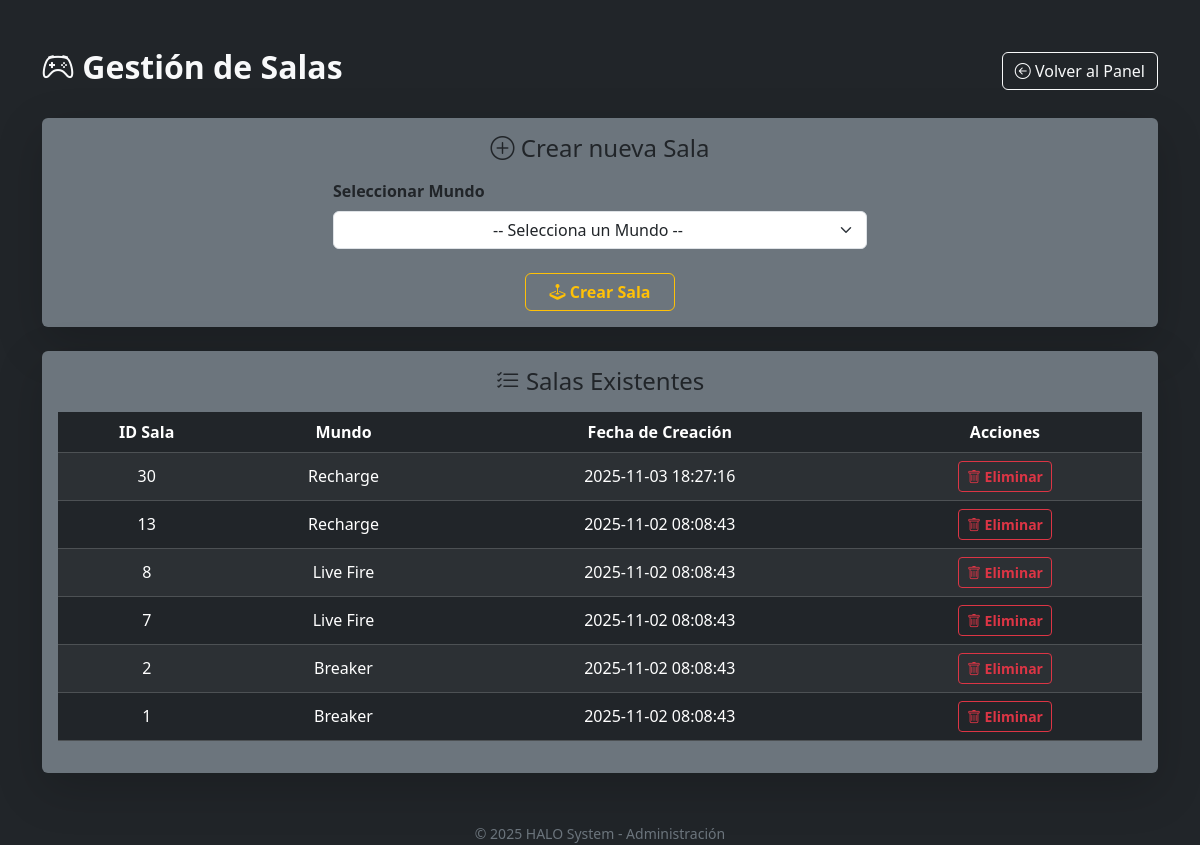
Screenshot of /model/admin/salas.php (signed in) with the database file from the repository.
### tables this page shows
CREATE TABLE `rooms` (
  `id_room` int(11) NOT NULL,
  `world_id` int(11) DEFAULT NULL,
  `created_at` datetime DEFAULT NULL,
  `level_required` int(11) DEFAULT NULL
);

CREATE TABLE `worlds` (
  `id_world` int(11) NOT NULL,
  `name` varchar(50) DEFAULT NULL,
  `image` varchar(250) DEFAULT NULL,
  `required_level` int(11) DEFAULT 1
);

### model/admin/salas.php (the view, shortened to what this page needs)
<?php
$db = new Database;
$con = $db->conectar();
$salas = $con->query("
    SELECT r.id_room, w.name AS world_name, r.created_at
    FROM rooms r
    JOIN worlds w ON r.world_id = w.id_world
    ORDER BY r.id_room DESC
")->fetchAll(PDO::FETCH_ASSOC);
?>
<!DOCTYPE html>
<html lang="es">
<head>
    <link href="https://cdn.jsdelivr.net/npm/bootstrap@5.3.3/dist/css/bootstrap.min.css" rel="stylesheet">
    <link href="https://cdn.jsdelivr.net/npm/bootstrap-icons@1.11.3/font/bootstrap-icons.css" rel="stylesheet">
</head>
<body class="bg-dark text-light">
<div class="container mt-5">
    <div class="d-flex justify-content-between align-items-center mb-4">
        <h2 class="fw-bold"><i class="bi bi-controller"></i> Gestión de Salas</h2>
        <a href="dashboard.php" class="btn btn-outline-light">
            <i class="bi bi-arrow-left-circle"></i> Volver al Panel
        </a>
    </div>
    <div class="card bg-secondary border-0 shadow-lg mb-4">
        <div class="card-body">
            <h4 class="text-center mb-3"><i class="bi bi-plus-circle"></i> Crear nueva Sala</h4>
            <form method="POST">
                <div class="row g-3 justify-content-center">
                    <div class="col-md-6">
                        <label class="form-label fw-semibold">Seleccionar Mundo</label>
                        <select name="id_world" class="form-select text-center" required>
                            <option value="">-- Selecciona un Mundo --</option>
                        </select>
                    </div>
                </div>
                <div class="text-center mt-4">
                    <button type="submit" name="crear_sala" class="btn btn-outline-warning fw-bold px-4">
                        <i class="bi bi-joystick"></i> Crear Sala
                    </button>
                </div>
            </form>
        </div>
    </div>
    <div class="card bg-secondary border-0 shadow-lg">
        <div class="card-body">
            <h4 class="text-center mb-3"><i class="bi bi-list-check"></i> Salas Existentes</h4>
            <table class="table table-dark table-striped table-hover align-middle text-center">
                <thead>
                    <tr>
                        <th>ID Sala</th>
                        <th>Mundo</th>
                        <th>Fecha de Creación</th>
                        <th>Acciones</th>
                    </tr>
                </thead>
                <tbody>
                    <?php if (!empty($salas)): ?>
                        <?php foreach ($salas as $sala): ?>
                            <tr>
                                <td><?= htmlspecialchars($sala['id_room']) ?></td>
                                <td><?= htmlspecialchars($sala['world_name']) ?></td>
                                <td><?= htmlspecialchars($sala['created_at']) ?></td>
                                <td>
                                    <a href="?eliminar=<?= $sala['id_room'] ?>"
                                       class="btn btn-outline-danger btn-sm fw-bold"
                                       onclick="return confirm('¿Seguro que deseas eliminar la Sala #<?= $sala['id_room'] ?>?')">
                                        <i class="bi bi-trash"></i> Eliminar
                                    </a>
                                </td>
                            </tr>
                        <?php endforeach; ?>
                    <?php endif; ?>
                </tbody>
            </table>
        </div>
    </div>
</div>
<footer class="text-center mt-5 text-secondary">
    <small>© <?= date('Y') ?> HALO System - Administración</small>
</footer>
</body>
</html>

### rows the page displays
rooms: id_room "30", world.name "Recharge", created_at "2025-11-03 18:27:16"
rooms: id_room "13", world.name "Recharge", created_at "2025-11-02 08:08:43"
rooms: id_room "8", world.name "Live Fire", created_at "2025-11-02 08:08:43"
rooms: id_room "7", world.name "Live Fire", created_at "2025-11-02 08:08:43"
rooms: id_room "2", world.name "Breaker", created_at "2025-11-02 08:08:43"
rooms: id_room "1", world.name "Breaker", created_at "2025-11-02 08:08:43"
